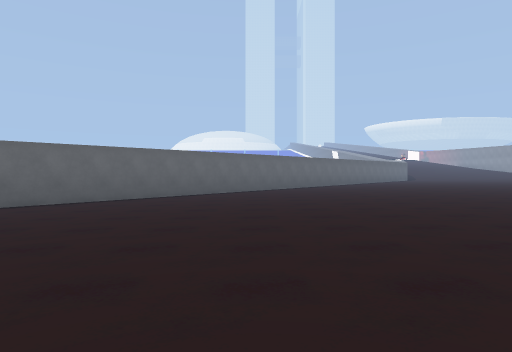
View 1 (above)

17 first-person views from a walk through a scene from a Unity 3-D project. The camera is 1.3 m above the floor, looks level and sees 75° across. The floor is counted in squares, 2 m on a side. Each view is taken from the middle of a square. On the plan, view 1 faces up. The plan holds only what a view shows up to about 10 squares ahead; the rest is blank. The place goes on beyond the plan. Surface patterns are stand-ins for the level's own textures.

View 2
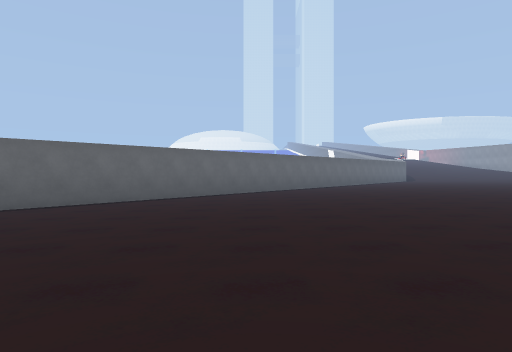

View 3
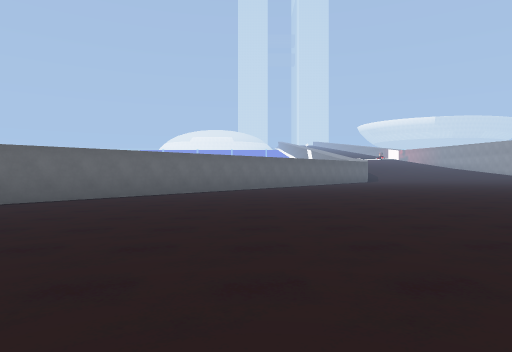

View 4
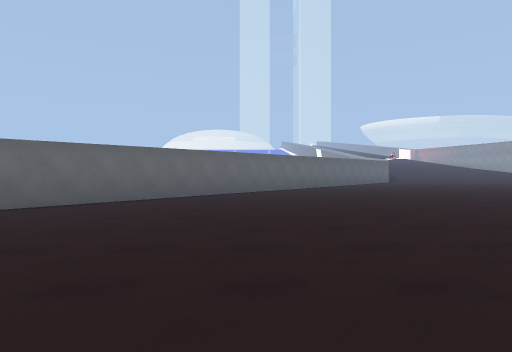

View 5
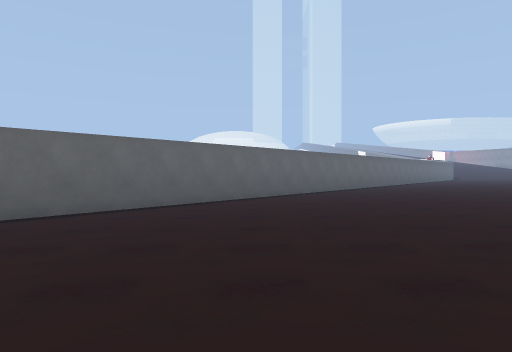

View 6
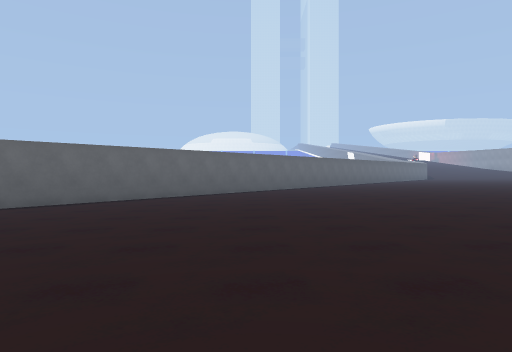

View 7
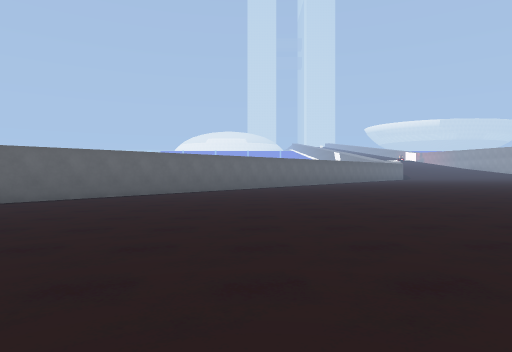

View 8
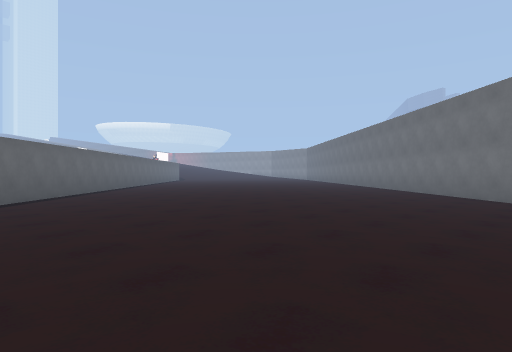

View 9
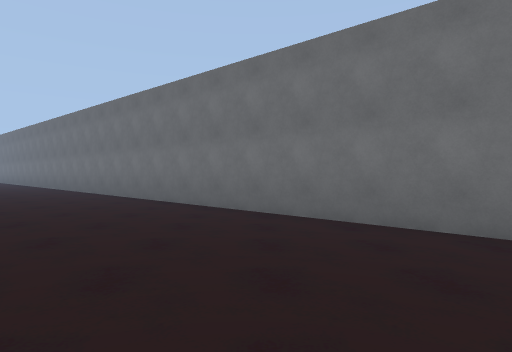

View 10
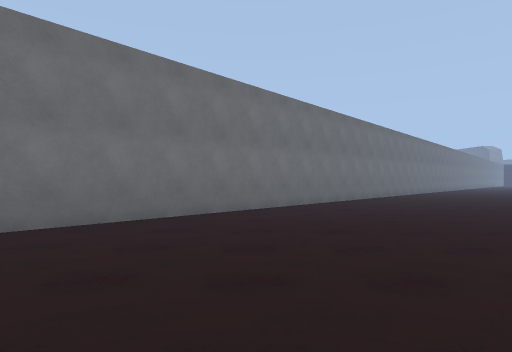

View 11
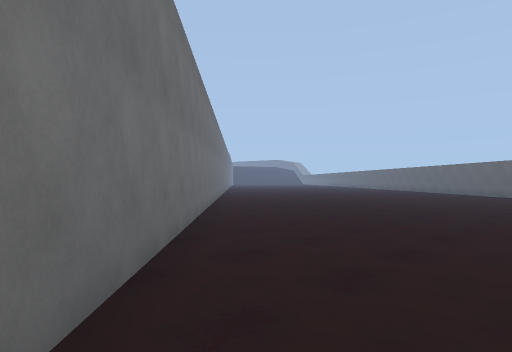

View 12
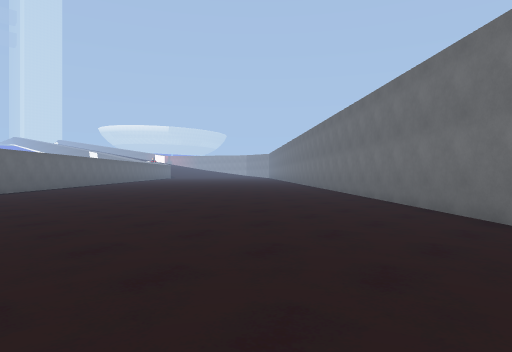

View 13
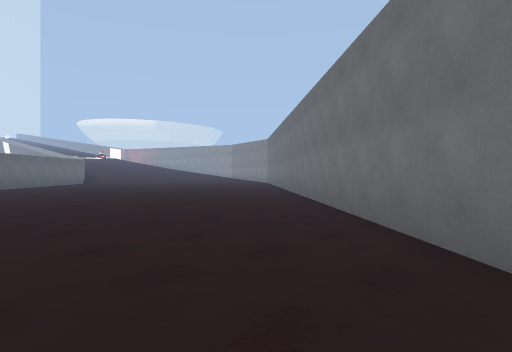

View 14
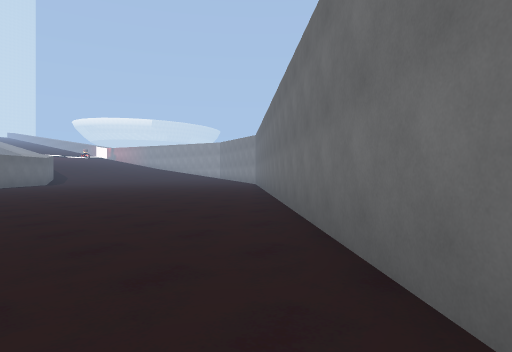

View 15
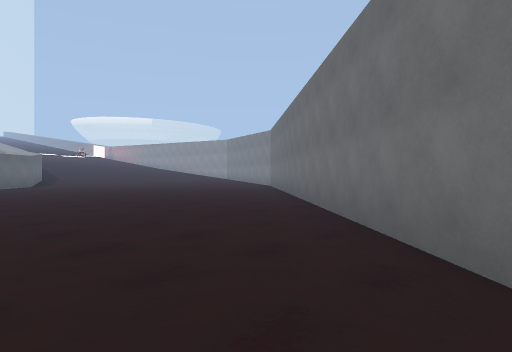

View 16
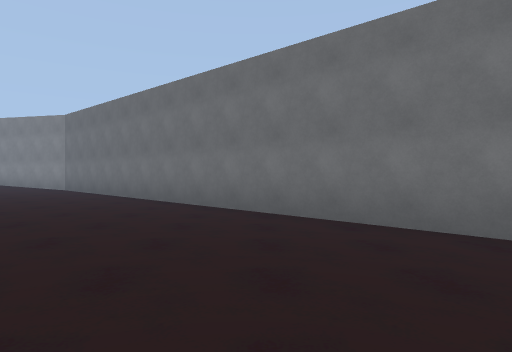

View 17
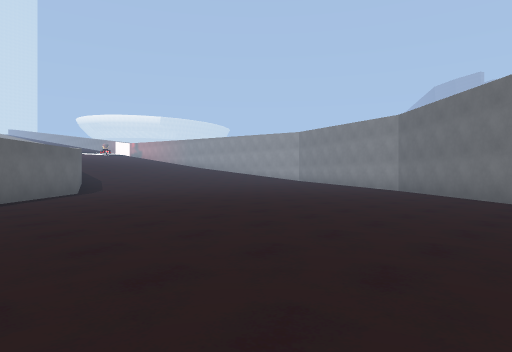

### Floor plan
Key: @ floor where view 1 was taken; # wall or solid block; . main floor; : floor 0.25 m higher than the main floor; - floor 0.25 m lower than the main floor; + floor 0.5 m higher than the main floor.
Columns run from 7 left of view 1 to 19 right of it. Each row starts with its distance up from view 1.
 25                  ##
 24                 ##++
 23                 #++++
 22                 ++++++
 21                 +++++++
 20                 ++++++++
 19                 ++++++++++
 18                +++++++++++#
 17               +++++++++++##
 16               ++++++++++##
 15              ::+++++++++#
 14        ##:::::::+++++++##
 13       ##:::::::::+++++##
 12       #:::::::::::+++##
 11      ##::::::::::::+##
 10     ##:::::::::::::##
  9    ##.::::::::::::##
  8   ##...::::::::::##
  7  ##.....::::::::##
  6 ##.......:::::::#
  5 #.........:::::##
  4 ...........:::##
  3 ............:##
  2 ............##
  1  ..........##
  0  ......@..##
 -1  ........##
 -2 --......##
 -3 ---....##
 -4 ----...#
 -5 -----.##
 -6 -----##

Where each view was taken, in squares from view 1:
view 1: 0 up, 0 right, facing up
view 2: 2 up, 1 right, facing up
view 3: 3 up, 4 right, facing up
view 4: 4 up, 3 right, facing up
view 5: 1 down, 4 left, facing up
view 6: 3 down, 3 left, facing up
view 7: 3 down, 1 left, facing up
view 8: 2 up, 3 left, facing up-right
view 9: 2 up, 1 left, facing right
view 10: 4 up, 0 right, facing down
view 11: 1 down, 1 right, facing down-left
view 12: 6 down, 7 left, facing up-right
view 13: 5 up, 5 right, facing up-right
view 14: 6 up, 7 right, facing up-right
view 15: 8 up, 8 right, facing up-right
view 16: 12 up, 8 right, facing right
view 17: 14 up, 8 right, facing up-right
